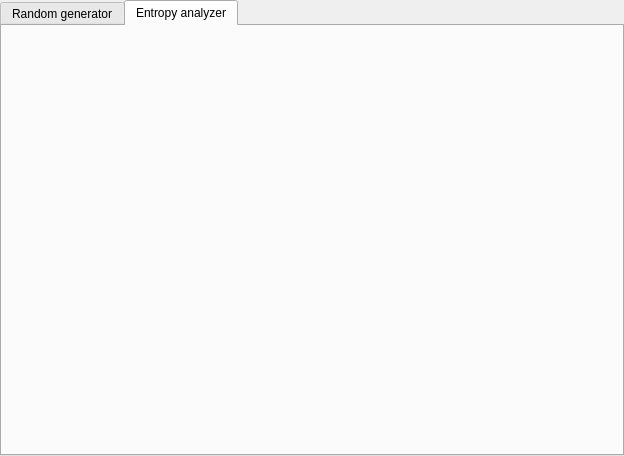
<?xml version="1.0" encoding="UTF-8"?>
<ui version="4.0">
 <class>UiRandom</class>
 <widget class="QWidget" name="UiRandom">
  <property name="geometry">
   <rect>
    <x>0</x>
    <y>0</y>
    <width>624</width>
    <height>456</height>
   </rect>
  </property>
  <property name="windowTitle">
   <string>UiRandom</string>
  </property>
  <layout class="QGridLayout" name="gridLayout">
   <property name="leftMargin">
    <number>0</number>
   </property>
   <property name="topMargin">
    <number>0</number>
   </property>
   <property name="rightMargin">
    <number>0</number>
   </property>
   <property name="bottomMargin">
    <number>0</number>
   </property>
   <item row="0" column="0">
    <widget class="QTabWidget" name="tabWidget">
     <property name="currentIndex">
      <number>1</number>
     </property>
     <widget class="QWidget" name="tab_RandomGenerator">
      <attribute name="title">
       <string>Random generator</string>
      </attribute>
     </widget>
     <widget class="QWidget" name="tab_EntropyAnayzer">
      <attribute name="title">
       <string>Entropy analyzer</string>
      </attribute>
      <layout class="QGridLayout" name="gridLayout_EntropyAnalyzer"/>
     </widget>
    </widget>
   </item>
  </layout>
 </widget>
 <resources/>
 <connections/>
</ui>
